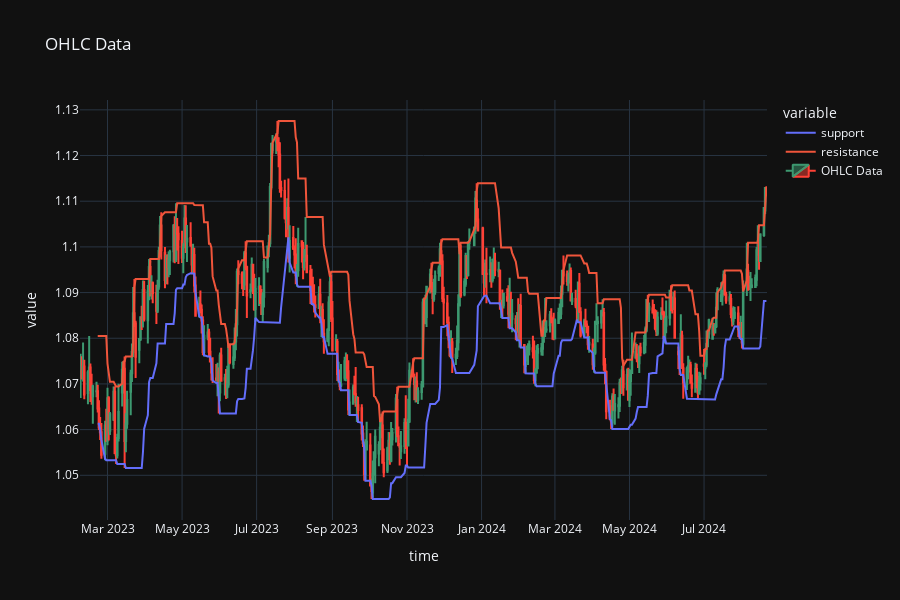

This figure's notebook cell:
### Code cell
ohlc2 = ohlc.tail(400).copy()

period = 10

ohlc2['support'] = ohlc2['low'].shift(1).rolling(period).min()
ohlc2['resistance'] = ohlc2['high'].shift(1).rolling(period).max()

create_price_fig(ohlc2, indicators=['support', 'resistance'])

### Figure 1 — Plotly figure (JSON) as saved in the notebook; plotly's stock layout.template omitted (floating-point values rounded to 4 significant figures; data arrays with more than 128 entries replaced by an {"elided": "..."} marker saying what was removed)
{"data": [{"hovertemplate": "variable=support<br>time=%{x}<br>value=%{y}<extra></extra>", "legendgroup": "support", "line": {"color": "#636efa", "dash": "solid"}, "marker": {"symbol": "circle"}, "mode": "lines", "name": "support", "orientation": "v", "showlegend": true, "x": {"elided": "400 str values"}, "xaxis": "x", "y": {"elided": "400 float values"}, "yaxis": "y", "type": "scatter"}, {"hovertemplate": "variable=resistance<br>time=%{x}<br>value=%{y}<extra></extra>", "legendgroup": "resistance", "line": {"color": "#EF553B", "dash": "solid"}, "marker": {"symbol": "circle"}, "mode": "lines", "name": "resistance", "orientation": "v", "showlegend": true, "x": {"elided": "400 str values"}, "xaxis": "x", "y": {"elided": "400 float values"}, "yaxis": "y", "type": "scatter"}, {"close": {"elided": "400 float values"}, "high": {"elided": "400 float values"}, "low": {"elided": "400 float values"}, "name": "OHLC Data", "open": {"elided": "400 float values"}, "x": {"elided": "400 str values"}, "type": "candlestick"}], "layout": {"xaxis": {"anchor": "y", "domain": [0.0, 1.0], "title": {"text": "time"}, "rangeslider": {"visible": false}}, "yaxis": {"anchor": "x", "domain": [0.0, 1.0], "title": {"text": "value"}}, "legend": {"title": {"text": "variable"}, "tracegroupgap": 0}, "title": {"text": "OHLC Data"}, "height": 600}}
